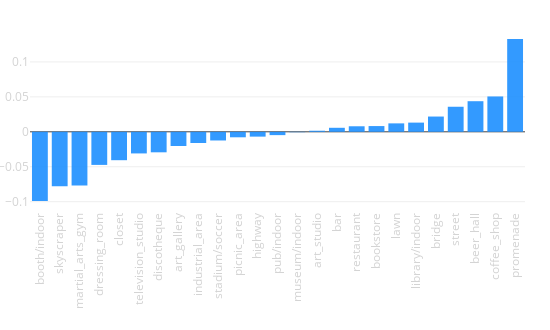

The notebook cell this image was saved under:
### Code cell
tags_delta([x[0] for x in sc_delta], [x[1] for x in sc_delta])

### Figure 1 — Plotly figure (JSON) as saved in the notebook; plotly's stock layout.template omitted (floating-point values rounded to 4 significant figures)
{"data": [{"marker": {"color": "dodgerblue"}, "opacity": 0.9, "type": "bar", "uid": "842d1054-353d-11e9-bb31-3c15c2cf2370", "x": ["booth/indoor", "skyscraper", "martial_arts_gym", "dressing_room", "closet", "television_studio", "discotheque", "art_gallery", "industrial_area", "stadium/soccer", "picnic_area", "highway", "pub/indoor", "museum/indoor", "art_studio", "bar", "restaurant", "bookstore", "lawn", "library/indoor", "bridge", "street", "beer_hall", "coffee_shop", "promenade"], "xaxis": "x", "y": [-0.09901, -0.07801, -0.07686, -0.04736, -0.04062, -0.03095, -0.02934, -0.0203, -0.01606, -0.01242, -0.007854, -0.006903, -0.004753, -0.0005702, 0.001535, 0.005745, 0.007925, 0.00823, 0.01207, 0.01317, 0.02185, 0.03585, 0.0438, 0.0506, 0.1328], "yaxis": "y"}], "layout": {"height": 330, "margin": {"b": 120, "l": 30, "r": 25, "t": 30}, "showlegend": false, "width": 550, "xaxis": {"anchor": "y", "domain": [0, 1], "tickangle": -90, "tickfont": {"color": "lightgrey", "size": 11.5}}, "xaxis2": {"tickangle": -90, "tickfont": {"color": "lightgrey", "size": 11.5}}, "yaxis": {"anchor": "x", "domain": [0, 1], "tickfont": {"color": "lightgrey", "size": 11.5}}, "yaxis2": {"tickfont": {"color": "lightgrey", "size": 11.5}}}}
